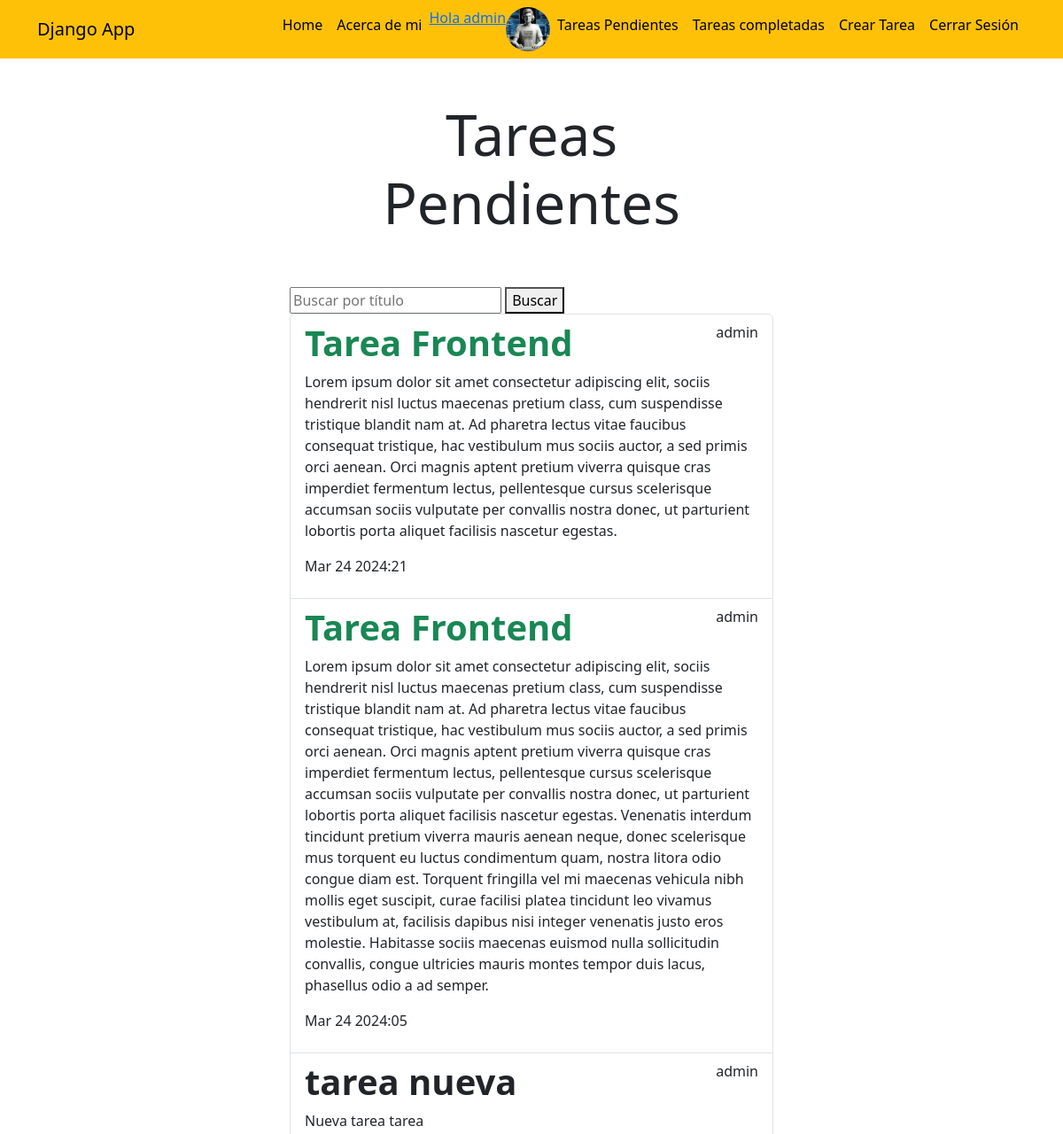
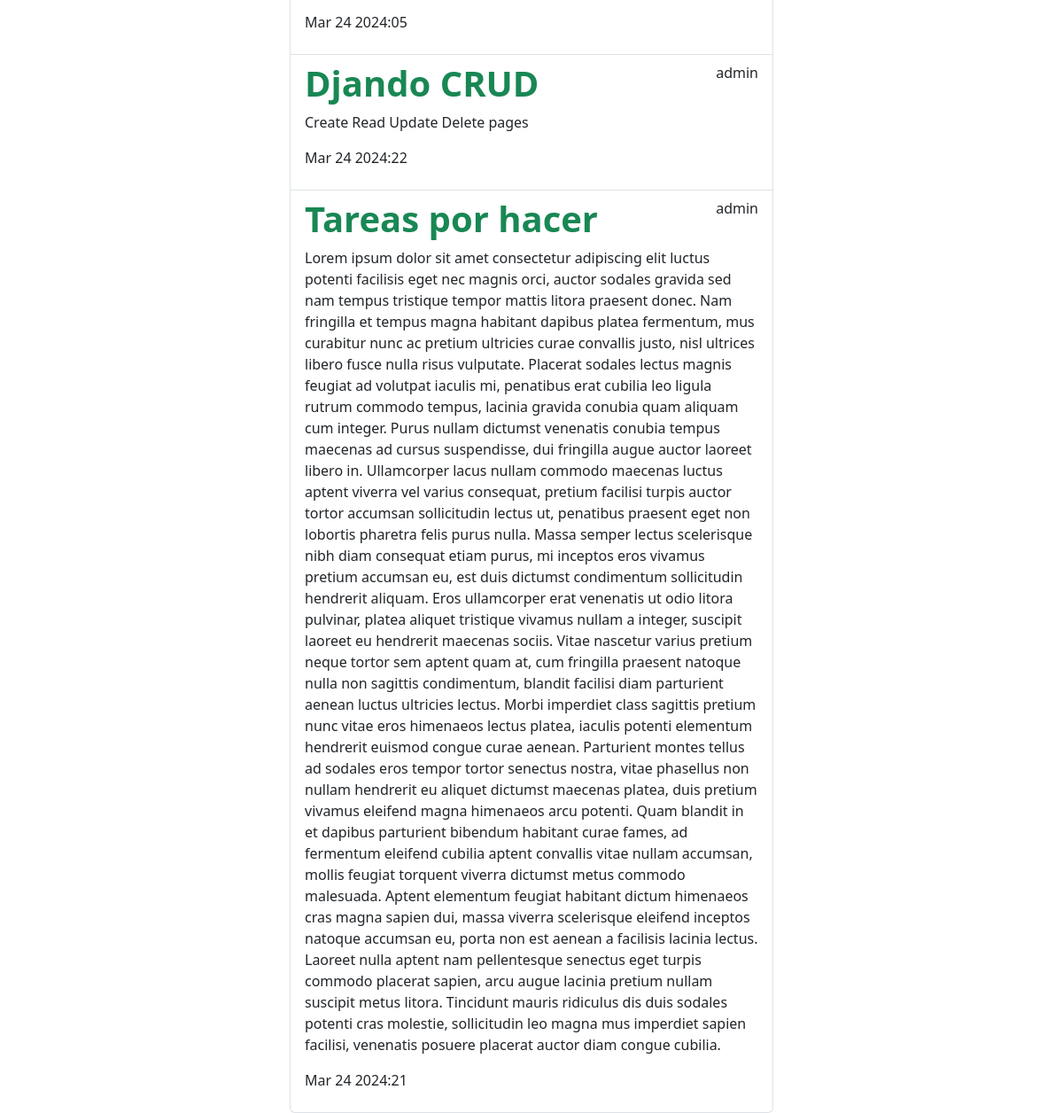
Page /tasks_completed/ (signed in) on the committed database (2 pictures, top to bottom).
### tasks/models.py (models this page shows, shortened)
class Avatar(models.Model):
    usuario = models.ForeignKey(User, on_delete=models.CASCADE)
    imagen = models.ImageField(upload_to='avatares', null=True, blank=True)

class Task(models.Model):
    titulo = models.CharField(max_length=100)
    descripcion = models.TextField(blank=True)
    fecha_de_creacion = models.DateTimeField(auto_now_add=True)
    fecha_completada = models.DateTimeField(null=True, blank=True)
    important = models.BooleanField(default=False)
    user = models.ForeignKey(User, on_delete=models.CASCADE)

### tasks/views.py (the view)
# urls.py: path('tasks_completed/', views.tasks_completed, name='tasks_completed'),
@login_required
def tasks_completed(request):
    tasks = Task.objects.filter(user=request.user, fecha_completada__isnull=False).order_by
    ('-fecha_completada')
    if not tasks:  # Si no hay tareas disponibles
        message = "No hay tareas disponibles."
        return render(request, 'tasks.html', {'message': message})
    else:
        return render(request, 'tasks.html', {'tasks': tasks})

### tasks/templates/tasks.html (shortened to what this page needs)
{% extends 'base.html' %}
{% block content %}
<main class="container">
    <div class="row">
        <div class="col-md-6 offset-md-3">
            <h1 class="text-center display-3 py-5">Tareas Pendientes</h1>
            <form method="GET" action="{% url 'tasks' %}">
                <input type="text" name="q" placeholder="Buscar por título">
                <button type="submit">Buscar</button>
            </form>
            {% if message %}
                <p>{{ message }}</p>
            {% else %}
                <ul class="list-group">
                    {% for task in tasks %}
                    <a class="list-group-item" href="{% url 'task_detail' task.id %}">
                        <header class="d-flex justify-content-between">
                            {% if task.important %}
                                <h1 class="fw-bold text-success">{{ task.titulo }}</h1>
                            {% else %}
                                <h1 class="fw-bold">{{ task.titulo }}</h1>
                            {% endif %}
                            <p>{{ task.user.username }}</p>
                        </header>
                        <p>{{ task.descripcion }}</p>
                        <p>{{ task.fecha_completada|date:"M j Y:i" }}</p>
                    </a>
                    {% endfor %}
                </ul>
            {% endif %}
        </div>
    </div>
</main>
{% endblock %}

### tasks/templates/base.html (shortened to what this page needs)
<!DOCTYPE html>
<html lang="en">
<head>
    <link rel="stylesheet" href="https://cdn.jsdelivr.net/npm/bootstrap@5.3.3/dist/css/bootstrap.min.css">
</head>
<body>
<nav class="navbar navbar-expand-lg bg-warning">
    <div class="container">
        <a class="navbar-brand" href="#">Django App</a>
        <div class="collapse navbar-collapse" id="navbarNav">
            <ul class="navbar-nav ms-auto">
                <li class="nav-item">
                    <a href="/" class="nav-link active">Home</a>
                </li>
                <li class="nav-item">
                    <a href="{% url 'AcercaDe' %}" class="nav-link active">Acerca de mi</a>
                </li>
                {% if user.is_authenticated %}
                <a href="{% url 'EditarPerfil' %}">Hola {{user.username}}</a>
                <img src="{{user.avatar_set.first.imagen.url}}" alt="La img no se pudo cargar" width="50px"
                     height="50px" style="border-radius: 50px">
                <li class="nav-item">
                    <a href="{% url 'tasks' %}" class="nav-link active">Tareas Pendientes</a>
                </li>
                <li class="nav-item">
                    <a href="{% url 'tasks_completed' %}" class="nav-link active">Tareas completadas</a>
                </li>
                <li class="nav-item">
                    <a href="/tasks/create" class="nav-link active">Crear Tarea</a>
                </li>
                <li class="nav-item">
                    <a href="/logout" class="nav-link active">Cerrar Sesión</a>
                </li>
                {% endif %}
            </ul>
        </div>
    </div>
</nav>
{% block content %}
{% endblock %}
</body>
</html>

### rows in the picture
Task: titulo "Tarea Frontend", user.username "admin", descripcion "Lorem ipsum dolor sit amet consectetur adipiscing elit, sociis hendrerit nisl luctus maecenas pretium class, cum suspendisse tristique blandit nam at. Ad pharetra lectus vitae faucibus consequat tristique, hac vestibulum mus sociis auctor, a sed primis orci aenean. Orci magnis aptent pretium viverra quisque cras imperdiet fermentum lectus, pellentesque cursus scelerisque accumsan sociis vulputate per convallis nostra donec, ut parturient lobortis porta aliquet facilisis nascetur egestas.", fecha_completada "Mar 24 2024:21"
Task: titulo "Tarea Frontend", user.username "admin", descripcion "Lorem ipsum dolor sit amet consectetur adipiscing elit, sociis hendrerit nisl luctus maecenas pretium class, cum suspendisse tristique blandit nam at. Ad pharetra lectus vitae faucibus consequat tristique, hac vestibulum mus sociis auctor, a sed primis orci aenean. Orci magnis aptent pretium viverra quisque cras imperdiet fermentum lectus, pellentesque cursus scelerisque accumsan sociis vulputate per convallis nostra donec, ut parturient lobortis porta aliquet facilisis nascetur egestas. Venenatis interdum tincidunt pretium viverra mauris aenean neque, donec scelerisque mus torquent eu luctus condimentum quam, nostra litora odio congue diam est. Torquent fringilla vel mi maecenas vehicula…", fecha_completada "Mar 24 2024:05"
Task: titulo "tarea nueva", user.username "admin", descripcion "Nueva tarea tarea", fecha_completada "Mar 24 2024:05"
Task: titulo "Djando CRUD", user.username "admin", descripcion "Create Read Update Delete pages", fecha_completada "Mar 24 2024:22"
Task: titulo "Tareas por hacer", user.username "admin", descripcion "Lorem ipsum dolor sit amet consectetur adipiscing elit luctus potenti facilisis eget nec magnis orci, auctor sodales gravida sed nam tempus tristique tempor mattis litora praesent donec. Nam fringilla et tempus magna habitant dapibus platea fermentum, mus curabitur nunc ac pretium ultricies curae convallis justo, nisl ultrices libero fusce nulla risus vulputate. Placerat sodales lectus magnis feugiat ad volutpat iaculis mi, penatibus erat cubilia leo ligula rutrum commodo tempus, lacinia gravida conubia quam aliquam cum integer. Purus nullam dictumst venenatis conubia tempus maecenas ad cursus suspendisse, dui fringilla augue auctor laoreet libero in. Ullamcorper lacus nullam commodo…", fecha_completada "Mar 24 2024:21"

### other values in the picture
{{ user.username }} "admin"
